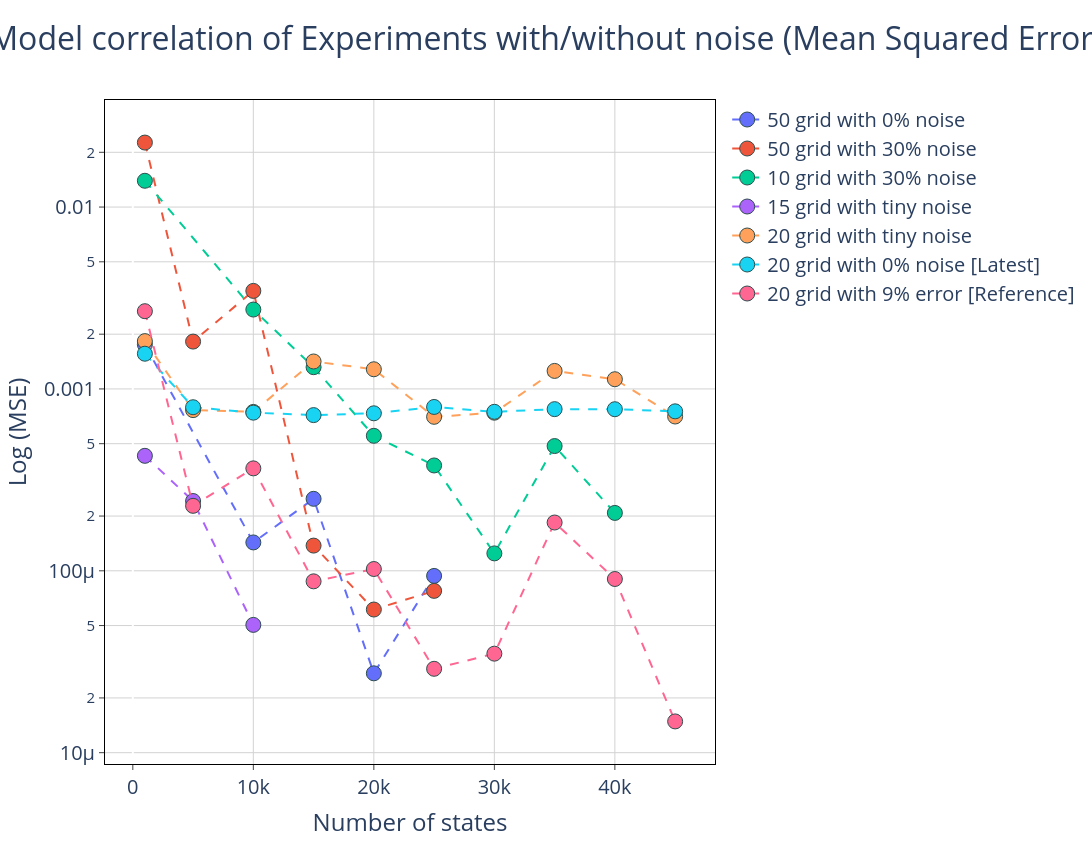

Here is the notebook cell this chart was saved with:
### Markdown cell above
## Contrast All results

### Code cell
# Contrast All results
# In [17]: Configuración del subplot
fig = make_subplots(
    rows=1, 
    cols=1
    # Actualizado para que coincida con tus datos
)

# Agregar la primera fila (row=1)
fig.add_trace(
    go.Scatter(
        x=df_50_pure['N_states'],
        y=df_50_pure['MSE'],
        mode='lines+markers',
        name='50 grid with 0% noise',
        line=dict(dash='dash')
    ),
    row=1, col=1
)

# Agregar la segunda fila (row=2)
fig.add_trace(
    go.Scatter(
        x=df_50_error['N_states'],
        y=df_50_error['MSE'],
        mode='lines+markers',
        name='50 grid with 30% noise',
        line=dict(dash='dash')
    ),
    row=1, col=1
)

# Agregar la tercera fila (row=3)
fig.add_trace(
    go.Scatter(
        x=df_10_error['N_states'],
        y=df_10_error['MSE'],
        mode='lines+markers',
        name='10 grid with 30% noise',
        line=dict(dash='dash')
    ),
    row=1, col=1
)

fig.add_trace(
    go.Scatter(
        x=df_15_tiny_noise['N_states'],
        y=df_15_tiny_noise['MSE'],
        mode='lines+markers',
        name='15 grid with tiny noise',
        line=dict(dash='dash')
    ),
    row=1, col=1
)

fig.add_trace(
    go.Scatter(
        x=df_20_tiny_noise['N_states'],
        y=df_20_tiny_noise['MSE'],
        mode='lines+markers',
        name='20 grid with tiny noise',
        line=dict(dash='dash')
    ),
    row=1, col=1
)

fig.add_trace(go.Scatter(
    x=results_df.loc[results_df['Noise'] == 0.0, 'N_states'],
    y=results_df.loc[results_df['Noise'] == 0.0, 'MSE'],
    name="20 grid with 0% noise [Latest]",
    mode='lines+markers',
    line=dict(dash='dash')
))

fig.add_trace(go.Scatter(
    x=results_df.loc[results_df['Noise'] == 9.0, 'N_states'],
    y=results_df.loc[results_df['Noise'] == 9.0, 'MSE'],
    name="20 grid with 9% error [Reference]",
    mode='lines+markers',
    line=dict(dash='dash')
))

# Note: Ensure df_single_pt is defined in your notebook prior to this trace
if 'df_single_pt' in locals():
    fig.add_trace(go.Scatter(
        x=df_single_pt['N_states'],
        y=df_single_pt['MSE'],
        mode='lines+markers',
        name='single point experiment noise',
        line=dict(dash='dash')
    ), row=1, col=1)

fig.update_traces(marker=dict(size=15, line=dict(width=1, color='DarkSlateGrey')))

fig.update_layout(
    height=844,
    width=1500,
    font=dict(size=20),
    paper_bgcolor='white',
    plot_bgcolor='white',
    title=dict(
        text="Model correlation of Experiments with/without noise (Mean Squared Error)",
        font=dict(size=32),
        x=0.5
    )
)

fig.update_xaxes(
    mirror=True,
    ticks='outside',
    showline=True,
    linecolor='black',
    gridcolor='lightgrey',
    title_text="Number of states"
)

fig.update_yaxes(
    mirror=True,
    ticks='outside',
    showline=True,
    zeroline=True,
    linecolor='black',
    gridcolor='lightgrey',
    type='log',
    title_text="Log (MSE)"
)

fig.show()

### Figure 1 — Plotly figure (JSON) as saved in the notebook; plotly's stock layout.template omitted (floating-point values rounded to 4 significant figures)
{"data": [{"line": {"dash": "dash"}, "marker": {"line": {"color": "DarkSlateGrey", "width": 1}, "size": 15}, "mode": "lines+markers", "name": "50 grid with 0% noise", "type": "scatter", "x": [1000.0, 10000.0, 15000.0, 20000.0, 25000.0], "xaxis": "x", "y": [0.001753, 0.0001432, 0.0002488, 2.731e-05, 9.374e-05], "yaxis": "y"}, {"line": {"dash": "dash"}, "marker": {"line": {"color": "DarkSlateGrey", "width": 1}, "size": 15}, "mode": "lines+markers", "name": "50 grid with 30% noise", "type": "scatter", "x": [1000.0, 5000.0, 10000.0, 15000.0, 20000.0, 25000.0], "xaxis": "x", "y": [0.02262, 0.001821, 0.00346, 0.0001376, 6.125e-05, 7.757e-05], "yaxis": "y"}, {"line": {"dash": "dash"}, "marker": {"line": {"color": "DarkSlateGrey", "width": 1}, "size": 15}, "mode": "lines+markers", "name": "10 grid with 30% noise", "type": "scatter", "x": [1000.0, 10000.0, 15000.0, 20000.0, 25000.0, 30000.0, 35000.0, 40000.0], "xaxis": "x", "y": [0.01395, 0.002732, 0.001317, 0.0005523, 0.0003795, 0.0001247, 0.0004852, 0.0002081], "yaxis": "y"}, {"line": {"dash": "dash"}, "marker": {"line": {"color": "DarkSlateGrey", "width": 1}, "size": 15}, "mode": "lines+markers", "name": "15 grid with tiny noise", "type": "scatter", "x": [1000.0, 5000.0, 10000.0], "xaxis": "x", "y": [0.0004287, 0.000242, 5.043e-05], "yaxis": "y"}, {"line": {"dash": "dash"}, "marker": {"line": {"color": "DarkSlateGrey", "width": 1}, "size": 15}, "mode": "lines+markers", "name": "20 grid with tiny noise", "type": "scatter", "x": [1000.0, 5000.0, 10000.0, 15000.0, 20000.0, 25000.0, 30000.0, 35000.0, 40000.0, 45000.0], "xaxis": "x", "y": [0.001832, 0.0007649, 0.0007477, 0.001416, 0.001283, 0.0007026, 0.0007401, 0.001256, 0.001131, 0.0007053], "yaxis": "y"}, {"line": {"dash": "dash"}, "marker": {"line": {"color": "DarkSlateGrey", "width": 1}, "size": 15}, "mode": "lines+markers", "name": "20 grid with 0% noise [Latest]", "type": "scatter", "x": [1000.0, 5000.0, 10000.0, 15000.0, 20000.0, 25000.0, 30000.0, 35000.0, 40000.0, 45000.0], "y": [0.001562, 0.0007933, 0.0007406, 0.000718, 0.0007346, 0.0007961, 0.0007486, 0.0007744, 0.0007735, 0.000753]}, {"line": {"dash": "dash"}, "marker": {"line": {"color": "DarkSlateGrey", "width": 1}, "size": 15}, "mode": "lines+markers", "name": "20 grid with 9% error [Reference]", "type": "scatter", "x": [1000.0, 5000.0, 10000.0, 15000.0, 20000.0, 25000.0, 30000.0, 35000.0, 40000.0, 45000.0], "y": [0.002676, 0.0002276, 0.0003658, 8.752e-05, 0.0001023, 2.892e-05, 3.503e-05, 0.0001843, 9.015e-05, 1.485e-05]}], "layout": {"font": {"size": 20}, "height": 844, "paper_bgcolor": "white", "plot_bgcolor": "white", "title": {"font": {"size": 32}, "text": "Model correlation of Experiments with/without noise (Mean Squared Error)", "x": 0.5}, "width": 1500, "xaxis": {"anchor": "y", "domain": [0, 1], "gridcolor": "lightgrey", "linecolor": "black", "mirror": true, "showline": true, "ticks": "outside", "title": {"text": "Number of states"}}, "yaxis": {"anchor": "x", "domain": [0, 1], "gridcolor": "lightgrey", "linecolor": "black", "mirror": true, "showline": true, "ticks": "outside", "title": {"text": "Log (MSE)"}, "type": "log", "zeroline": true}}}
